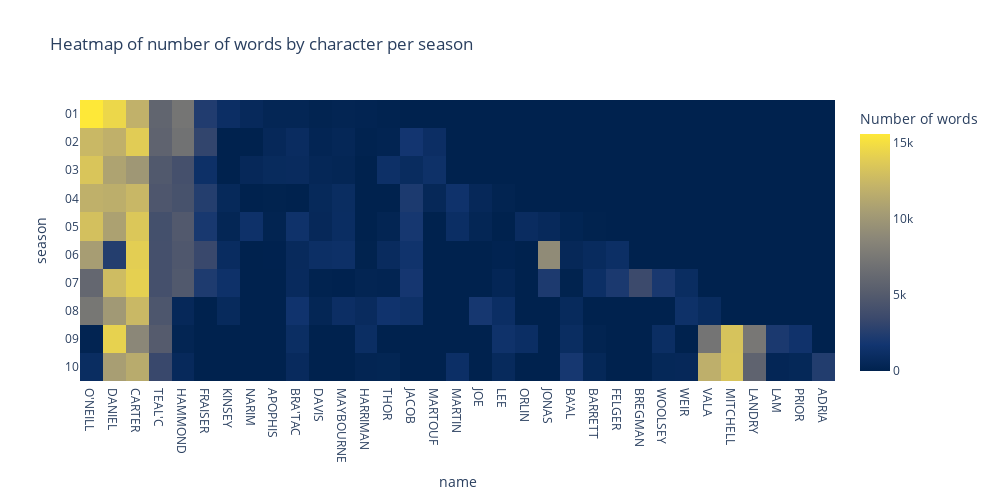

The code cell stored with this chart in its notebook:
### Code cell
gc.collect()
px.imshow(
    words.select(pl.exclude("season")).to_numpy(),
    width=1000,
    height=500,
    aspect="auto",
    x=words.columns[1:],
    y=words.select(pl.col("season")).to_series().to_list(),
    title="Heatmap of number of words by character per season",
    color_continuous_scale=px.colors.sequential.Cividis,
    labels=dict(x="name", y="season", color="Number of words"),
)

### Figure 1 — Plotly figure (JSON) as saved in the notebook; plotly's stock layout.template omitted (floating-point values rounded to 4 significant figures; data arrays with more than 128 entries replaced by an {"elided": "..."} marker saying what was removed)
{"data": [{"coloraxis": "coloraxis", "hovertemplate": "name: %{x}<br>season: %{y}<br>Number of words: %{z}<extra></extra>", "name": "0", "type": "heatmap", "x": ["O'NEILL", "DANIEL", "CARTER", "TEAL'C", "HAMMOND", "FRAISER", "KINSEY", "NARIM", "APOPHIS", "BRA'TAC", "DAVIS", "MAYBOURNE", "HARRIMAN", "THOR", "JACOB", "MARTOUF", "MARTIN", "JOE", "LEE", "ORLIN", "JONAS", "BA'AL", "BARRETT", "FELGER", "BREGMAN", "WOOLSEY", "WEIR", "VALA", "MITCHELL", "LANDRY", "LAM", "PRIOR", "ADRIA"], "xaxis": "x", "y": ["01", "02", "03", "04", "05", "06", "07", "08", "09", "10"], "yaxis": "y", "z": {"elided": "10x33 int values"}}], "layout": {"coloraxis": {"colorbar": {"title": {"text": "Number of words"}}, "colorscale": [[0, "#00224e"], [0.1111, "#123570"], [0.2222, "#3b496c"], [0.3333, "#575d6d"], [0.4444, "#707173"], [0.5556, "#8a8678"], [0.6667, "#a59c74"], [0.7778, "#c3b369"], [0.8889, "#e1cc55"], [1, "#fee838"]]}, "height": 500, "title": {"text": "Heatmap of number of words by character per season"}, "width": 1000, "xaxis": {"anchor": "y", "autorange": true, "domain": [0, 1], "range": [-0.5, 32.5], "title": {"text": "name"}, "type": "category"}, "yaxis": {"anchor": "x", "autorange": true, "domain": [0, 1], "range": [9.5, -0.5], "title": {"text": "season"}, "type": "category"}}}
